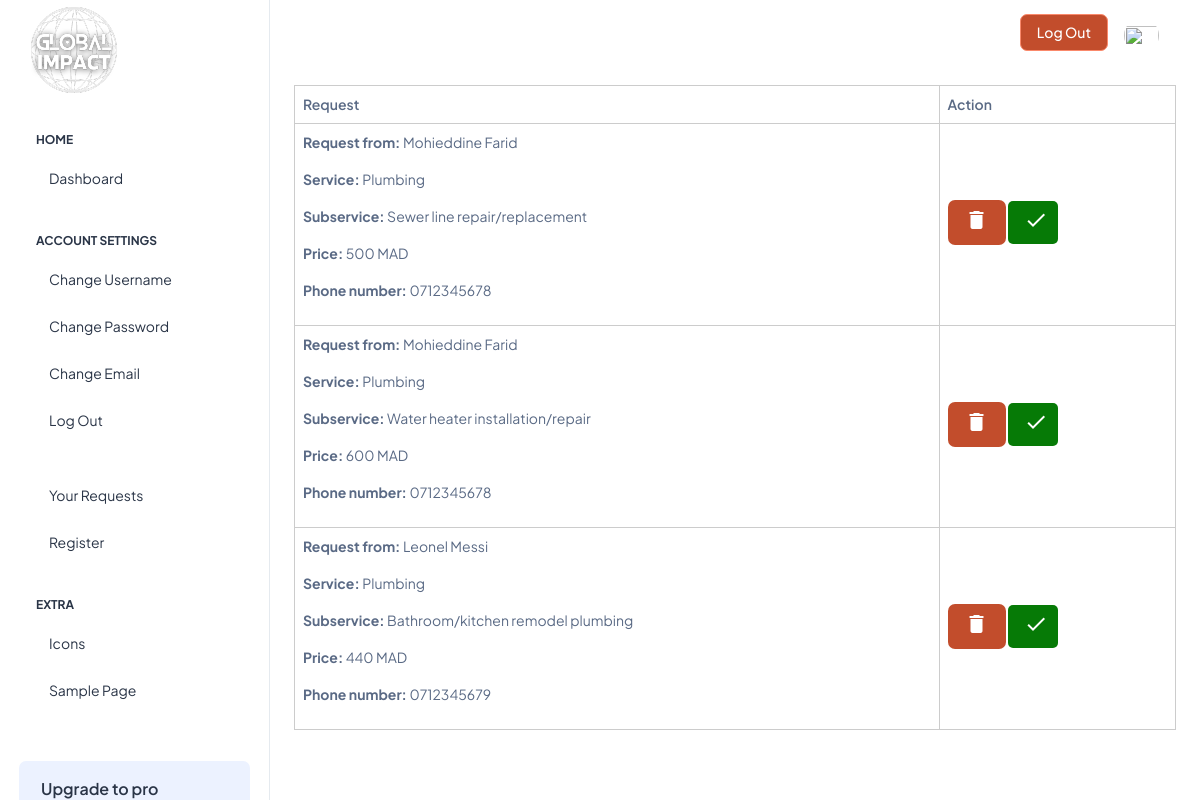
Screenshot of /views/devisAction.php (signed in) with the database file from the repository.
### tables this page shows
CREATE TABLE IF NOT EXISTS requests (
  request_id INT AUTO_INCREMENT,
  user_id INT,
  subservice_id INT,
  artisan_id INT,
  date_requested TIMESTAMP NOT NULL DEFAULT CURRENT_TIMESTAMP,
  status VARCHAR(10) NOT NULL DEFAULT 'pending',
  PRIMARY KEY (request_id),
  FOREIGN KEY (user_id) REFERENCES users(user_id),
  FOREIGN KEY (artisan_id) REFERENCES artisans(artisan_id),
  FOREIGN KEY (subservice_id) REFERENCES subservices(subservice_id)
);

CREATE TABLE IF NOT EXISTS users (
  user_id INT NOT NULL AUTO_INCREMENT,
  username VARCHAR(28) NOT NULL UNIQUE,
  full_name VARCHAR(28) NOT NULL,
  email VARCHAR(75) NOT NULL UNIQUE,
  password VARCHAR(255) NOT NULL,
  phone_number VARCHAR(25) NOT NULL UNIQUE,
  role ENUM ('user', 'artisan') NOT NULL DEFAULT 'user',
  PRIMARY KEY (user_id)
);

CREATE TABLE IF NOT EXISTS services (
  service_id INT AUTO_INCREMENT,
  service_name VARCHAR(255) NOT NULL,
  service_description TEXT NOT NULL,
  PRIMARY KEY (service_id)
);

CREATE TABLE IF NOT EXISTS subservices (
  subservice_id INT AUTO_INCREMENT,
  subservice_name VARCHAR(255),
  subservice_description VARCHAR(255),
  service_id INT,
  PRIMARY KEY (subservice_id),
  FOREIGN KEY (service_id) REFERENCES services(service_id)
);

CREATE TABLE IF NOT EXISTS artisan_services (
  artisan_id INT,
  subservice_id INT,
  price FLOAT,
  PRIMARY KEY (artisan_id, subservice_id),
  FOREIGN KEY (artisan_id) REFERENCES artisans(artisan_id),
  FOREIGN KEY (subservice_id) REFERENCES subservices(subservice_id)
);

### views/devisAction.php (the view, shortened to what this page needs)
<!doctype html>
<html lang="en">
<head>
    <link rel="stylesheet" href="https://cdn.jsdelivr.net/npm/bootstrap@4.0.0/dist/css/bootstrap.min.css"
>
    <link rel="stylesheet" href="../styles/dashboard.css" />
    <link rel="stylesheet" href="../styles/cards.css" />
    <link rel="stylesheet" href="../styles/modal.css" />
</head>
<body>
    <div class="page-wrapper" id="main-wrapper" data-layout="vertical" data-navbarbg="skin6" data-sidebartype="full"
        data-sidebar-position="fixed" data-header-position="fixed">
        <?php include '../includes/dashboard_header.php'; ?>
        <div class="container-fluid">
            <div class="vertical-container">
                <?php
                $ConnectingDB = $GLOBALS['pdo'];
                $artisan = $_SESSION['user_id'];
                $pd = "SELECT * FROM requests NATURAL JOIN users WHERE artisan_id='$artisan' AND status='pending'";
                $stmt = $ConnectingDB->prepare($pd);
                $stmt->execute();
                if ($stmt->rowCount() != 0) {
                    echo "<table class='artisan-table'><tr><th>Request</th><th>Action</th></tr>";
                    while ($pending_request = $stmt->fetch(PDO::FETCH_ASSOC)) {
                        $subservice = $ConnectingDB->query("SELECT * FROM subservices NATURAL JOIN services WHERE subservice_id=" . $pending_request['subservice_id']);
                        $subservice_info = $subservice->fetch(PDO::FETCH_ASSOC);
                        $costQuery = $ConnectingDB->query("SELECT price FROM artisan_services WHERE subservice_id=" . $pending_request['subservice_id'] . " AND artisan_id=" . $artisan);
                        $cost = $costQuery->fetch(PDO::FETCH_ASSOC);
                        ?>
                        <tr>
                            <td>
                                <?php echo "<p><b>Request from: </b>" . $pending_request['full_name'] . '</p>
                            <p><b>Service: </b>' . $subservice_info['service_name'] . '</p>
                            <p><b>Subservice: </b>' . $subservice_info['subservice_name'] . '</p>
                            <p><b>Price: </b>' . $cost['price'] . ' MAD</p><p><b>Phone number: </b>' . $pending_request['phone_number'] . '</p>'; ?>
                            </td>
                            <td>
                                <form method="post">
                                    <div style="display:inline;">
                                        <button type="submit" class="decline_btn btn" name="decline_request">
                                            <i class="delete-icon material-icons">delete</i>
                                        </button>
                                        <button type="submit" class="accept_btn btn" name="accept_request">
                                            <i class="delete-icon material-icons">check</i>
                                        </button>
                                    </div>
                                </form>
                            </td>
                        </tr>
                    </div>
                <?php }
                } else {
                    echo "<p>You don't have any requests.</p>";
                } ?>
        </div>
    <?php include '../includes/footer.php'; ?>

### includes/dashboard_header.php (shortened to what this page needs)
<aside class="left-sidebar">
      <div>
        <div class="brand-logo d-flex align-items-center justify-content-between">
          <a href="./index.html" class="text-nowrap logo-img">
            <img src="assets/global.png" width="" alt="" />
          </a>
        </div>
        <nav class="sidebar-nav scroll-sidebar" data-simplebar="" style="font-size: 2em;">
          <ul id="sidebarnav">
            <li class="nav-small-cap">
              <span class="hide-menu">Home</span>
            </li>
            <li class="sidebar-item">
              <a class="sidebar-link" href="./index.html" aria-expanded="false">
                <span class="hide-menu">Dashboard</span>
              </a>
            </li>
            <li class="nav-small-cap">
              <span class="hide-menu">ACCOUNT SETTINGS</span>
            </li>
            <li class="sidebar-item">
              <a class="sidebar-link" href="./ui-alerts.html" aria-expanded="false">
                <span class="hide-menu">Change Username</span>
              </a>
            </li>
            <li class="sidebar-item">
              <a class="sidebar-link" href="./ui-card.html" aria-expanded="false">
                <span class="hide-menu">Change Password</span>
              </a>
            </li>
            <li class="sidebar-item">
              <a class="sidebar-link" href="./ui-forms.html" aria-expanded="false">
                <span class="hide-menu">Change Email</span>
              </a>
            </li>
            <li class="sidebar-item">
              <a class="sidebar-link" href="./ui-buttons.html" aria-expanded="false">
                <span class="hide-menu">Log Out</span>
              </a>
            </li>
            <li class="nav-small-cap">
            </li>
            <li class="sidebar-item">
              <a class="sidebar-link" href="./authentication-login.html" aria-expanded="false">
                <span class="hide-menu">Your Requests</span>
              </a>
            </li>
            <li class="sidebar-item">
              <a class="sidebar-link" href="./authentication-register.html" aria-expanded="false">
                <span class="hide-menu">Register</span>
              </a>
            </li>
            <li class="nav-small-cap">
              <span class="hide-menu">EXTRA</span>
            </li>
            <li class="sidebar-item">
              <a class="sidebar-link" href="./icon-tabler.html" aria-expanded="false">
                <span class="hide-menu">Icons</span>
              </a>
            </li>
            <li class="sidebar-item">
              <a class="sidebar-link" href="./sample-page.html" aria-expanded="false">
                <span class="hide-menu">Sample Page</span>
              </a>
            </li>
          </ul>
          <div class="unlimited-access hide-menu bg-light-primary position-relative mb-7 mt-5 rounded">
            <div class="d-flex">
              <div class="unlimited-access-title me-3">
                <h6 class="fw-semibold fs-4 mb-6 text-dark w-85">Upgrade to pro</h6>
              </div>
            </div>
          </div>
        </nav>
      </div>
    </aside>
    <div class="body-wrapper">
      <header class="app-header">
        <nav class="navbar navbar-expand-lg navbar-light">
          <div id="navbarNav" class="navbar-collapse justify-content-end px-0 bg-slate-800">
            <ul class="navbar-nav flex-row ms-auto align-items-center justify-content-end">
              <a href="../utils/logout.php" target="_blank"
                class="btn btn-danger">Log Out</a>
              <li class="nav-item dropdown">
                <a class="nav-link nav-icon-hover" href="javascript:void(0)" id="drop2" data-bs-toggle="dropdown"
                  aria-expanded="false">
                  <img src="../assets/images/profile/user-1.jpg" alt="" width="35" height="35" class="rounded-circle">
                </a>
              </li>
            </ul>
          </div>
        </nav>
      </header>

### includes/footer.php
</body>
</html>

### styles/cards.css (style rules this page uses)
.artisan-table { width: 100%; border-collapse: collapse; margin-bottom: 20px; }
.artisan-table td, .artisan-table th { border: 1px solid #ccc; padding: 8px; }
.vertical-container { display: flex; flex-direction: column; height: 100%; }
.btn { background-color: #c24d2c; color: white; margin-bottom: 5px; }
.accept_btn { width: 50px; background-color: rgb(6, 122, 6); border: none; cursor: pointer; display: inline; border-radius: 5px; }

### rows the page displays
requests: user.full_name "Mohieddine Farid", services.service_name "Plumbing", subservice.subservice_name "Sewer line repair/replacement", artisan_services.price "500", user.phone_number "0712345678"
requests: user.full_name "Mohieddine Farid", services.service_name "Plumbing", subservice.subservice_name "Water heater installation/repair", artisan_services.price "600", user.phone_number "0712345678"
requests: user.full_name "Leonel Messi", services.service_name "Plumbing", subservice.subservice_name "Bathroom/kitchen remodel plumbing", artisan_services.price "440", user.phone_number "0712345679"
